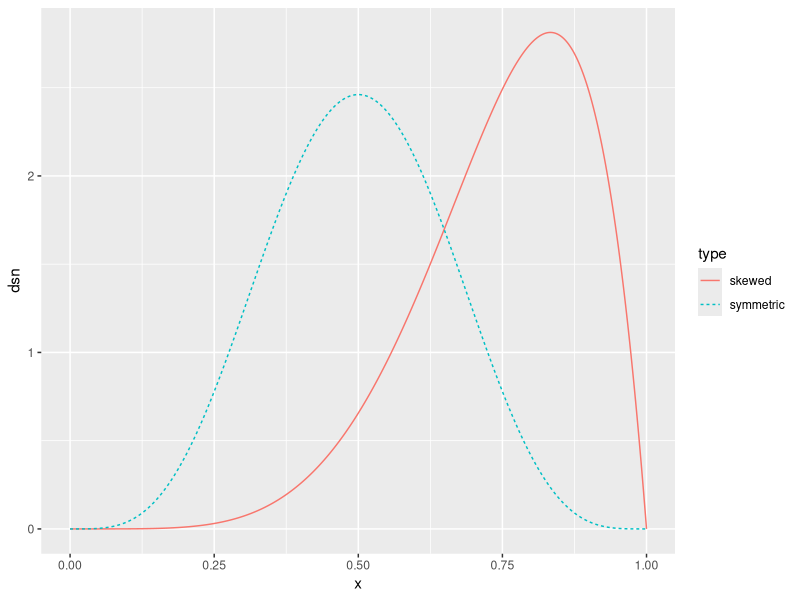
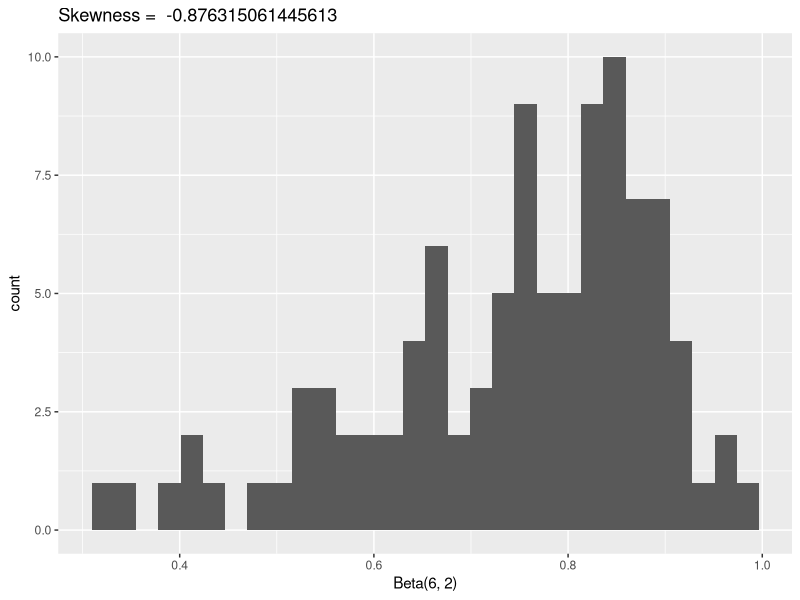
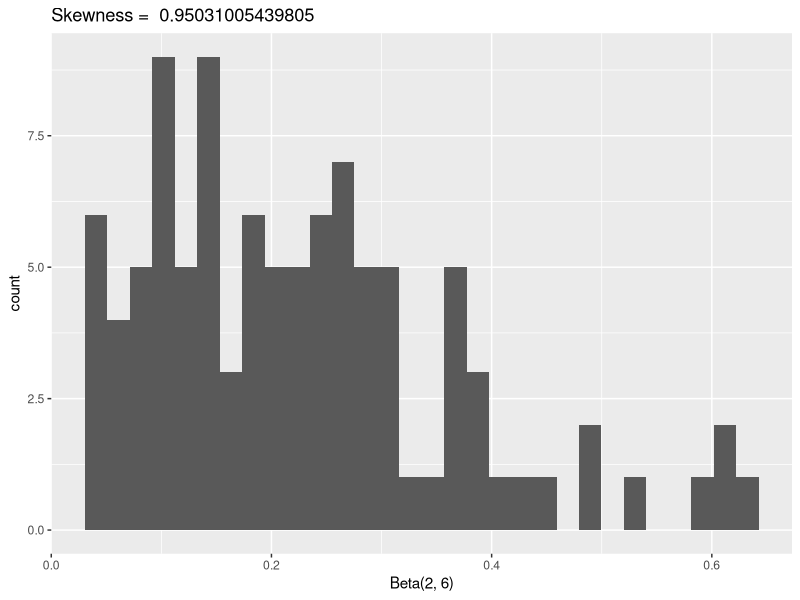
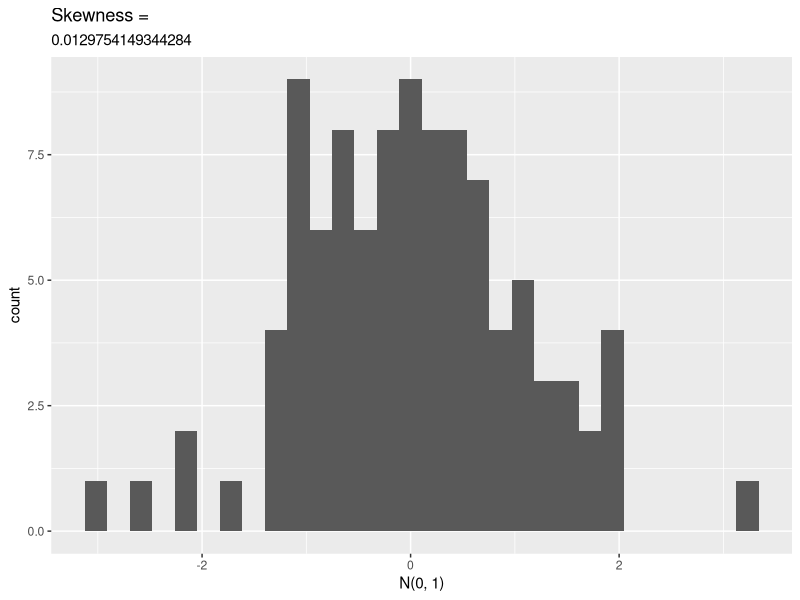
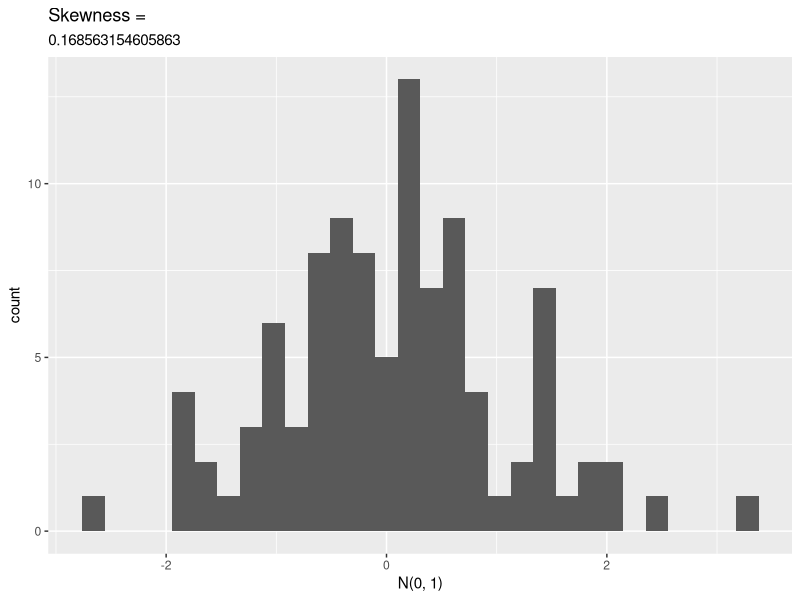

The R source for these figures, in order:
## ---------------------------
library(tidyverse)
set.seed(400)

# compare a symmetric and skewed distribution
data.frame(x = seq(0, 1, length.out = 1000)) %>%
  mutate(skewed = dbeta(x, 6, 2),
         symmetric = dbeta(x, 5, 5)) %>%
  gather(type, dsn, -x) %>%
  ggplot() +
  geom_line(aes(x, dsn, colour = type, lty = type))

## write a skewness function based on a sample x
skew <- function(x) {
  x_bar <- mean(x)
  num <- mean((x - x_bar)^3)
  denom <- (mean((x - x_bar)^2))^1.5
  num/denom
}

## check skewness of some samples
n <- 100
a1 <- rbeta(n, 6, 2)
a2 <- rbeta(n, 2, 6)

## two symmetric samples
b1 <- rnorm(100)
b2 <- rnorm(100)

## fill in the skewness values
ggplot() + geom_histogram(aes(a1)) + xlab("Beta(6, 2)") + ggtitle(paste("Skewness = ", skew(a1)))
ggplot() + geom_histogram(aes(a2)) + xlab("Beta(2, 6)") + ggtitle(paste("Skewness = ", skew(a2)))
ggplot() + geom_histogram(aes(b1)) + xlab("N(0, 1)") + ggtitle(paste("Skewness = "), skew(b1))
ggplot() + geom_histogram(aes(b2)) + xlab("N(0, 1)") + ggtitle(paste("Skewness = "), skew(b2))


## ------------------------------------------------------------------------
## Assess the P(Type I Error) for alpha = .05, n = 10, 20, 30, 50, 100, 500
## we choose N(0, 1) as our symmetric distribution to fulfill H_0
empirical_alpha <- function(n, m, alpha, sample_function) {
  Ij <- rep(NA, m)
  for(j in 1:m) {
    x <- sample_function(n)
    t_star <- skew(x)
    Ij[j] <- as.numeric(abs(t_star) >= qnorm(1 - alpha/2, 0, sqrt(6/n)))
  }
  mean(Ij)
}

sample_norm <- function(n) {
  rnorm(n)
}

sample_beta <- function(n) {
  rbeta(n, 5, 5)
}

empirical_alpha(10, m = 1000, .05, sample_norm)
empirical_alpha(20, m = 1000, .05, sample_norm)
empirical_alpha(30, m = 1000, .05, sample_norm)
empirical_alpha(50, m = 1000, .05, sample_norm)
empirical_alpha(100, m = 1000, .05, sample_norm)
empirical_alpha(500, m = 1000, .05, sample_norm)

empirical_alpha(10, m = 1000, .05, sample_beta)
empirical_alpha(20, m = 1000, .05, sample_beta)
empirical_alpha(30, m = 1000, .05, sample_beta)
empirical_alpha(50, m = 1000, .05, sample_beta)
empirical_alpha(100, m = 1000, .05, sample_beta)
empirical_alpha(500, m = 1000, .05, sample_beta)

## Assess the Type I error rate of a skewness test using the finite sample correction variance.
empirical_alpha2 <- function(n, m, alpha, sample_function) {
  Ij <- rep(NA, m)
  for(j in 1:m) {
    x <- sample_function(n)
    t_star <- skew(x)
    Ij[j] <- as.numeric(abs(t_star) >= qnorm(1 - alpha/2, 0, sqrt(6*(n - 2)/((n + 1)*(n + 3)))))
  }
  mean(Ij)
}

empirical_alpha2(10, m = 1000, .05, sample_norm)
empirical_alpha2(20, m = 1000, .05, sample_norm)
empirical_alpha2(30, m = 1000, .05, sample_norm)
empirical_alpha2(50, m = 1000, .05, sample_norm)
empirical_alpha2(100, m = 1000, .05, sample_norm)
empirical_alpha2(500, m = 1000, .05, sample_norm)
